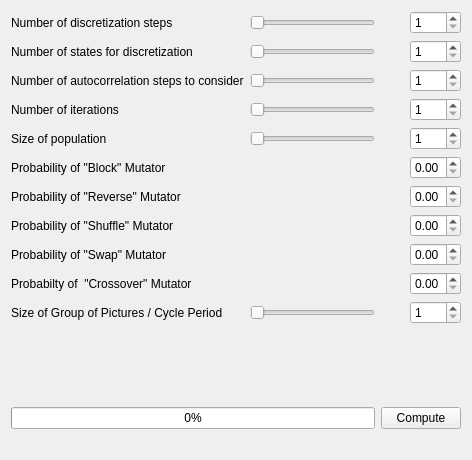
<ui version="4.0" >
 <class>GeneticFrameModelerWidget</class>
 <widget class="QWidget" name="GeneticFrameModelerWidget" >
  <property name="geometry" >
   <rect>
    <x>0</x>
    <y>0</y>
    <width>472</width>
    <height>460</height>
   </rect>
  </property>
  <property name="windowTitle" >
   <string>Form</string>
  </property>
  <layout class="QGridLayout" >
   <item row="0" column="0" >
    <widget class="QLabel" name="label" >
     <property name="text" >
      <string>Number of discretization steps</string>
     </property>
    </widget>
   </item>
   <item row="0" column="1" >
    <widget class="QSlider" name="sliderDSteps" >
     <property name="orientation" >
      <enum>Qt::Horizontal</enum>
     </property>
    </widget>
   </item>
   <item row="0" column="3" >
    <widget class="QSpinBox" name="numdstepsEdit" >
     <property name="minimum" >
      <number>1</number>
     </property>
    </widget>
   </item>
   <item row="1" column="0" >
    <widget class="QLabel" name="label_2" >
     <property name="text" >
      <string>Number of states for discretization</string>
     </property>
    </widget>
   </item>
   <item row="1" column="1" >
    <widget class="QSlider" name="sliderStates" >
     <property name="orientation" >
      <enum>Qt::Horizontal</enum>
     </property>
    </widget>
   </item>
   <item row="1" column="3" >
    <widget class="QSpinBox" name="numstatesEdit" >
     <property name="minimum" >
      <number>1</number>
     </property>
    </widget>
   </item>
   <item row="2" column="0" >
    <widget class="QLabel" name="label_3" >
     <property name="text" >
      <string>Number of autocorrelation steps to consider</string>
     </property>
    </widget>
   </item>
   <item row="2" column="1" >
    <widget class="QSlider" name="sliderAutoc" >
     <property name="orientation" >
      <enum>Qt::Horizontal</enum>
     </property>
    </widget>
   </item>
   <item row="2" column="3" >
    <widget class="QSpinBox" name="numautocEdit" >
     <property name="minimum" >
      <number>1</number>
     </property>
    </widget>
   </item>
   <item row="3" column="0" >
    <widget class="QLabel" name="label_4" >
     <property name="text" >
      <string>Number of iterations</string>
     </property>
    </widget>
   </item>
   <item row="3" column="1" >
    <widget class="QSlider" name="sliderIterations" >
     <property name="orientation" >
      <enum>Qt::Horizontal</enum>
     </property>
    </widget>
   </item>
   <item row="3" column="3" >
    <widget class="QSpinBox" name="numiterationsEdit" >
     <property name="minimum" >
      <number>1</number>
     </property>
    </widget>
   </item>
   <item row="4" column="0" >
    <widget class="QLabel" name="label_5" >
     <property name="text" >
      <string>Size of population</string>
     </property>
    </widget>
   </item>
   <item row="4" column="1" >
    <widget class="QSlider" name="sliderPool" >
     <property name="orientation" >
      <enum>Qt::Horizontal</enum>
     </property>
    </widget>
   </item>
   <item row="4" column="3" >
    <widget class="QSpinBox" name="numpoolEdit" >
     <property name="minimum" >
      <number>1</number>
     </property>
    </widget>
   </item>
   <item row="5" column="0" colspan="2" >
    <widget class="QLabel" name="label_6" >
     <property name="text" >
      <string>Probability of "Block" Mutator</string>
     </property>
    </widget>
   </item>
   <item row="6" column="0" colspan="2" >
    <widget class="QLabel" name="label_7" >
     <property name="text" >
      <string>Probability of "Reverse" Mutator</string>
     </property>
    </widget>
   </item>
   <item row="7" column="0" colspan="2" >
    <widget class="QLabel" name="label_8" >
     <property name="text" >
      <string>Probability of "Shuffle" Mutator</string>
     </property>
    </widget>
   </item>
   <item row="8" column="0" colspan="2" >
    <widget class="QLabel" name="label_9" >
     <property name="text" >
      <string>Probability of "Swap" Mutator</string>
     </property>
    </widget>
   </item>
   <item row="9" column="0" colspan="2" >
    <widget class="QLabel" name="label_10" >
     <property name="text" >
      <string>Probabilty of  "Crossover" Mutator</string>
     </property>
    </widget>
   </item>
   <item row="11" column="0" >
    <spacer>
     <property name="orientation" >
      <enum>Qt::Vertical</enum>
     </property>
     <property name="sizeHint" stdset="0" >
      <size>
       <width>20</width>
       <height>20</height>
      </size>
     </property>
    </spacer>
   </item>
   <item row="12" column="0" colspan="2" >
    <widget class="QProgressBar" name="progressBar" >
     <property name="value" >
      <number>0</number>
     </property>
    </widget>
   </item>
   <item row="12" column="2" colspan="2" >
    <widget class="QPushButton" name="computeButton" >
     <property name="text" >
      <string>Compute</string>
     </property>
    </widget>
   </item>
   <item row="13" column="0" colspan="2" >
    <widget class="QLabel" name="progressLabel" >
     <property name="text" >
      <string/>
     </property>
    </widget>
   </item>
   <item row="5" column="3" >
    <widget class="QDoubleSpinBox" name="mutBlock" >
     <property name="maximum" >
      <double>1.000000000000000</double>
     </property>
     <property name="singleStep" >
      <double>0.010000000000000</double>
     </property>
    </widget>
   </item>
   <item row="6" column="3" >
    <widget class="QDoubleSpinBox" name="mutInverse" >
     <property name="maximum" >
      <double>1.000000000000000</double>
     </property>
     <property name="singleStep" >
      <double>0.010000000000000</double>
     </property>
    </widget>
   </item>
   <item row="7" column="3" >
    <widget class="QDoubleSpinBox" name="mutShuffle" >
     <property name="maximum" >
      <double>1.000000000000000</double>
     </property>
     <property name="singleStep" >
      <double>0.010000000000000</double>
     </property>
    </widget>
   </item>
   <item row="8" column="3" >
    <widget class="QDoubleSpinBox" name="mutSwap" >
     <property name="maximum" >
      <double>1.000000000000000</double>
     </property>
     <property name="singleStep" >
      <double>0.010000000000000</double>
     </property>
    </widget>
   </item>
   <item row="9" column="3" >
    <widget class="QDoubleSpinBox" name="mutCrossover" >
     <property name="maximum" >
      <double>1.000000000000000</double>
     </property>
     <property name="singleStep" >
      <double>0.010000000000000</double>
     </property>
    </widget>
   </item>
   <item row="10" column="0" >
    <widget class="QLabel" name="label_11" >
     <property name="text" >
      <string>Size of Group of Pictures / Cycle Period</string>
     </property>
    </widget>
   </item>
   <item row="10" column="3" >
    <widget class="QSpinBox" name="framelevel" >
     <property name="minimum" >
      <number>1</number>
     </property>
    </widget>
   </item>
   <item row="10" column="1" >
    <widget class="QSlider" name="framelevelSlider" >
     <property name="orientation" >
      <enum>Qt::Horizontal</enum>
     </property>
    </widget>
   </item>
  </layout>
 </widget>
 <resources/>
 <connections>
  <connection>
   <sender>sliderDSteps</sender>
   <signal>sliderMoved(int)</signal>
   <receiver>numdstepsEdit</receiver>
   <slot>setValue(int)</slot>
   <hints>
    <hint type="sourcelabel" >
     <x>236</x>
     <y>22</y>
    </hint>
    <hint type="destinationlabel" >
     <x>435</x>
     <y>22</y>
    </hint>
   </hints>
  </connection>
  <connection>
   <sender>numdstepsEdit</sender>
   <signal>valueChanged(int)</signal>
   <receiver>sliderDSteps</receiver>
   <slot>setValue(int)</slot>
   <hints>
    <hint type="sourcelabel" >
     <x>421</x>
     <y>35</y>
    </hint>
    <hint type="destinationlabel" >
     <x>261</x>
     <y>27</y>
    </hint>
   </hints>
  </connection>
  <connection>
   <sender>sliderStates</sender>
   <signal>valueChanged(int)</signal>
   <receiver>numstatesEdit</receiver>
   <slot>setValue(int)</slot>
   <hints>
    <hint type="sourcelabel" >
     <x>272</x>
     <y>58</y>
    </hint>
    <hint type="destinationlabel" >
     <x>421</x>
     <y>55</y>
    </hint>
   </hints>
  </connection>
  <connection>
   <sender>numstatesEdit</sender>
   <signal>valueChanged(int)</signal>
   <receiver>sliderStates</receiver>
   <slot>setValue(int)</slot>
   <hints>
    <hint type="sourcelabel" >
     <x>415</x>
     <y>57</y>
    </hint>
    <hint type="destinationlabel" >
     <x>271</x>
     <y>50</y>
    </hint>
   </hints>
  </connection>
  <connection>
   <sender>sliderAutoc</sender>
   <signal>valueChanged(int)</signal>
   <receiver>numautocEdit</receiver>
   <slot>setValue(int)</slot>
   <hints>
    <hint type="sourcelabel" >
     <x>259</x>
     <y>94</y>
    </hint>
    <hint type="destinationlabel" >
     <x>438</x>
     <y>98</y>
    </hint>
   </hints>
  </connection>
  <connection>
   <sender>numautocEdit</sender>
   <signal>valueChanged(int)</signal>
   <receiver>sliderAutoc</receiver>
   <slot>setValue(int)</slot>
   <hints>
    <hint type="sourcelabel" >
     <x>409</x>
     <y>93</y>
    </hint>
    <hint type="destinationlabel" >
     <x>263</x>
     <y>89</y>
    </hint>
   </hints>
  </connection>
  <connection>
   <sender>sliderIterations</sender>
   <signal>valueChanged(int)</signal>
   <receiver>numiterationsEdit</receiver>
   <slot>setValue(int)</slot>
   <hints>
    <hint type="sourcelabel" >
     <x>282</x>
     <y>116</y>
    </hint>
    <hint type="destinationlabel" >
     <x>455</x>
     <y>127</y>
    </hint>
   </hints>
  </connection>
  <connection>
   <sender>numiterationsEdit</sender>
   <signal>valueChanged(int)</signal>
   <receiver>sliderIterations</receiver>
   <slot>setValue(int)</slot>
   <hints>
    <hint type="sourcelabel" >
     <x>409</x>
     <y>115</y>
    </hint>
    <hint type="destinationlabel" >
     <x>281</x>
     <y>117</y>
    </hint>
   </hints>
  </connection>
  <connection>
   <sender>sliderPool</sender>
   <signal>valueChanged(int)</signal>
   <receiver>numpoolEdit</receiver>
   <slot>setValue(int)</slot>
   <hints>
    <hint type="sourcelabel" >
     <x>260</x>
     <y>153</y>
    </hint>
    <hint type="destinationlabel" >
     <x>408</x>
     <y>153</y>
    </hint>
   </hints>
  </connection>
  <connection>
   <sender>numpoolEdit</sender>
   <signal>valueChanged(int)</signal>
   <receiver>sliderPool</receiver>
   <slot>setValue(int)</slot>
   <hints>
    <hint type="sourcelabel" >
     <x>421</x>
     <y>166</y>
    </hint>
    <hint type="destinationlabel" >
     <x>283</x>
     <y>156</y>
    </hint>
   </hints>
  </connection>
  <connection>
   <sender>framelevelSlider</sender>
   <signal>valueChanged(int)</signal>
   <receiver>framelevel</receiver>
   <slot>setValue(int)</slot>
   <hints>
    <hint type="sourcelabel" >
     <x>293</x>
     <y>356</y>
    </hint>
    <hint type="destinationlabel" >
     <x>417</x>
     <y>357</y>
    </hint>
   </hints>
  </connection>
  <connection>
   <sender>framelevel</sender>
   <signal>valueChanged(int)</signal>
   <receiver>framelevelSlider</receiver>
   <slot>setValue(int)</slot>
   <hints>
    <hint type="sourcelabel" >
     <x>428</x>
     <y>344</y>
    </hint>
    <hint type="destinationlabel" >
     <x>287</x>
     <y>354</y>
    </hint>
   </hints>
  </connection>
 </connections>
</ui>
